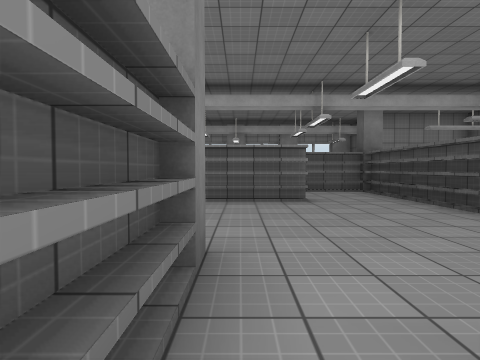
view 1 (above)

23 first-person views from a walk through a scene from a Unity 3-D project. The camera is 1.2 m above the floor, tilts 2° down and sees 75° across. Doors are open. The floor is counted in squares, 2 m on a side. Each view is taken from the middle of a square. On the plan, view 1 faces up. The plan holds only what a view shows up to about 9 squares ahead; the rest is blank. The player is left out. Some animated figures are not drawn. Some surface patterns are stand-ins.

view 2
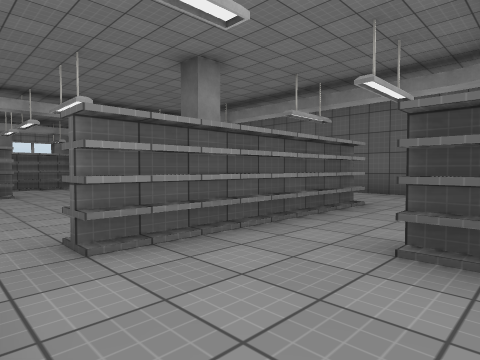

view 3
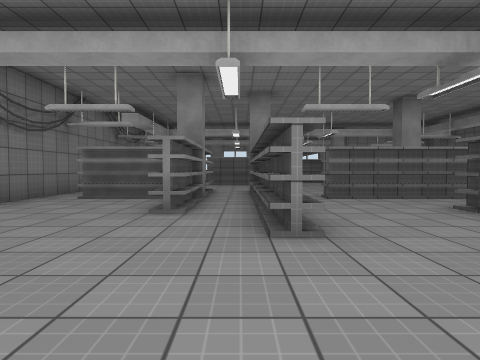

view 4
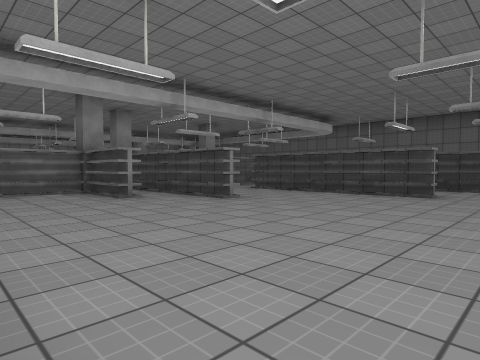

view 5
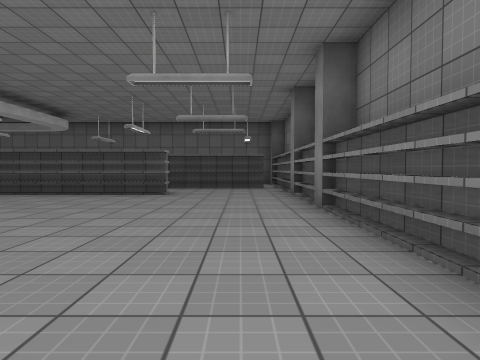

view 6
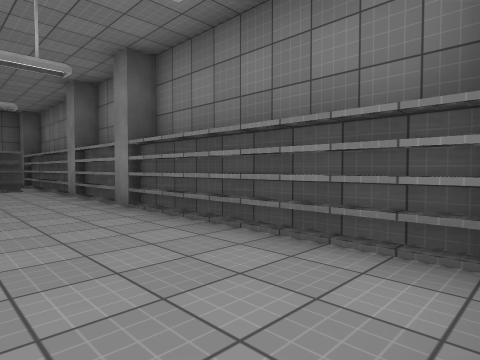

view 7
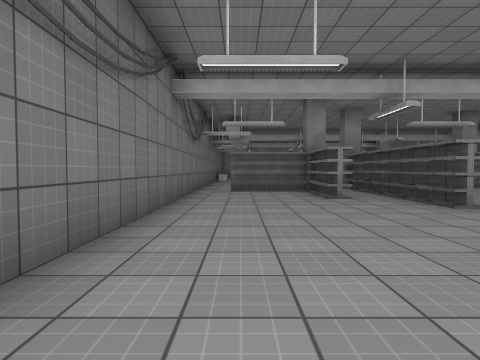

view 8
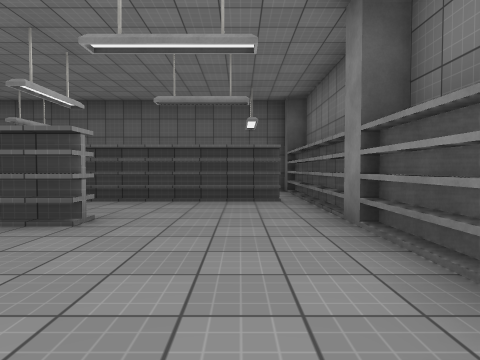

view 9
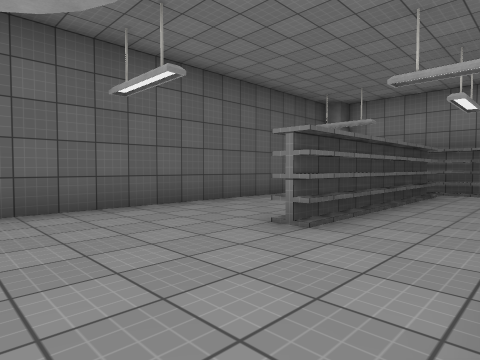

view 10
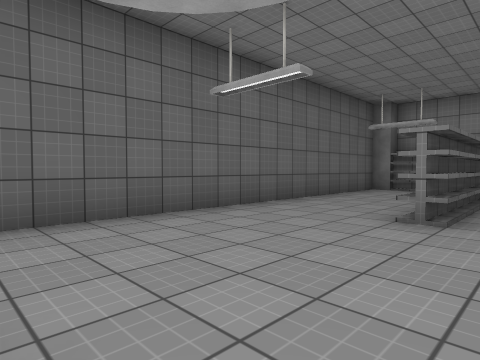

view 11
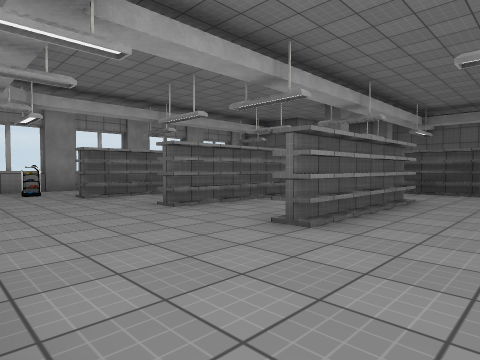

view 12
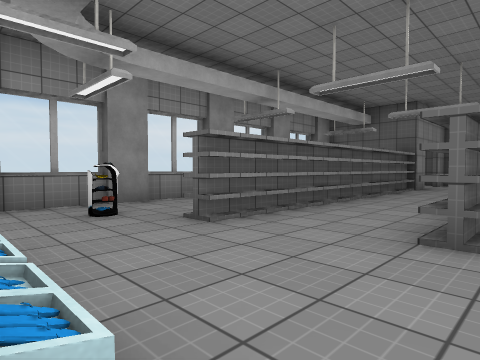

view 13
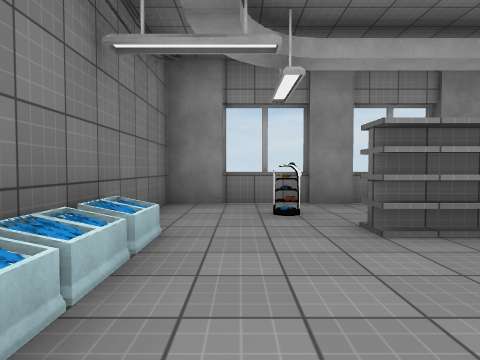

view 14
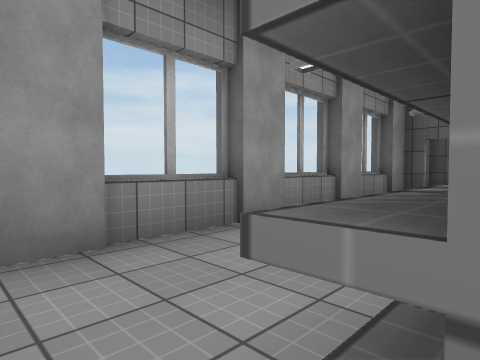

view 15
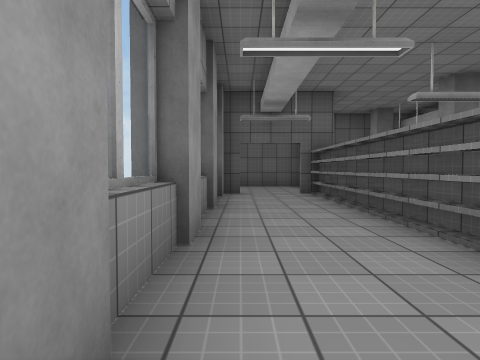

view 16
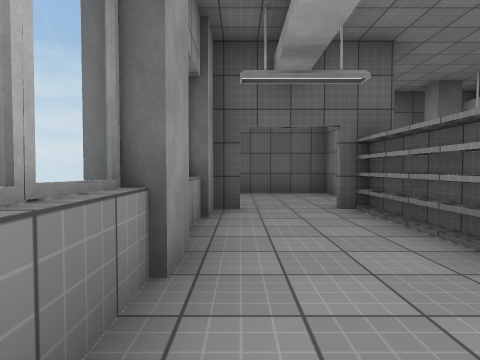

view 17
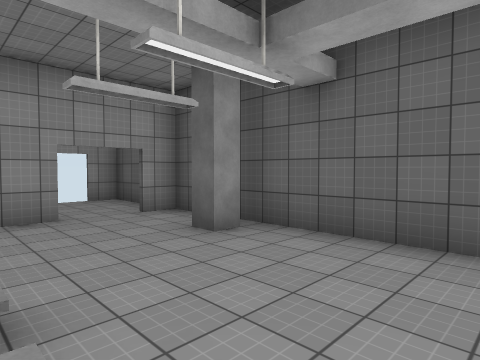

view 18
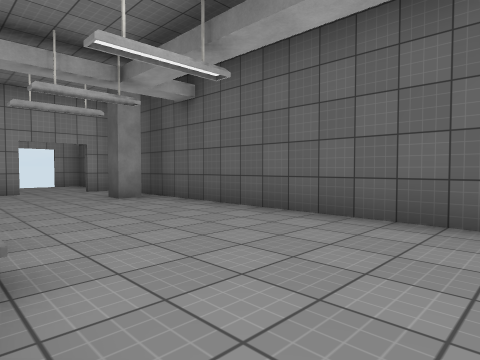

view 19
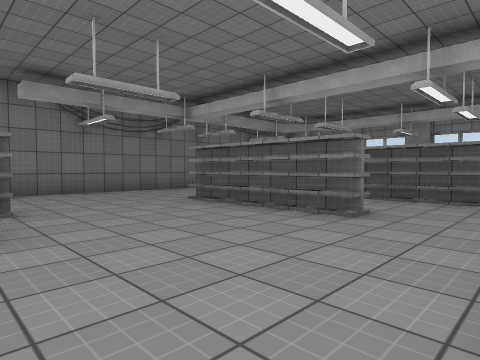

view 20
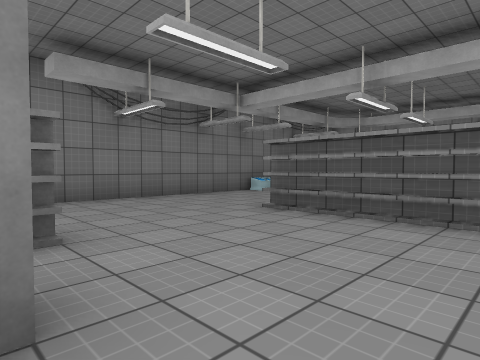

view 21
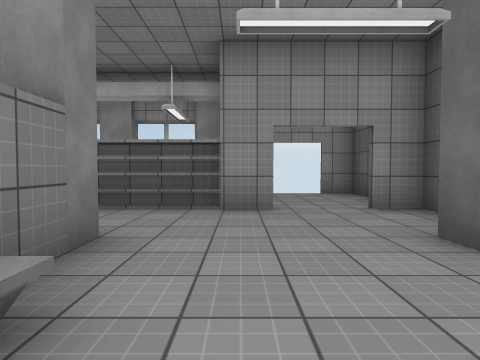

view 22
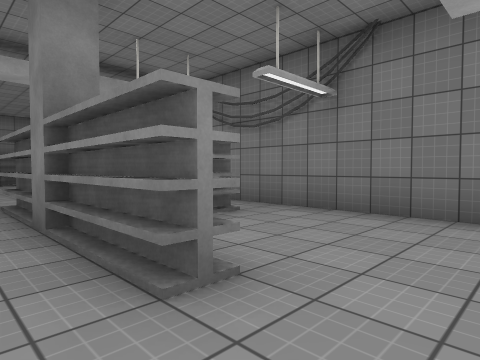

view 23
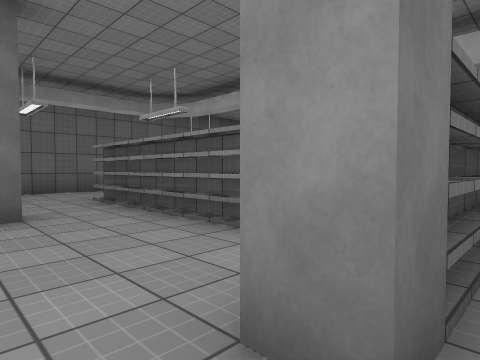

### Floor plan
Ten units are one square. View 1 is at (0, 0); x grows to the right and y downward. Boxes are objects, and circles mark ways between rooms. Rooms are numbered by the first view taken in them; rooms with no view inside come last. Other rooms are left out.
<svg viewBox="-60 -145 144 245">
<path fill="none" stroke="#000" d="M25 18 25 13M26 -2 9 -2 9 -8M26 -4 9 -4M23 35 23 13M25 35 25 23M-18 -6 -18 18M-8 33 -8 -22M-1 33 -5 33 -5 -10M-22 18 -22 -4M-18 18 -20 18 -20 -4 -42 -4M-48 93 46 93M6 95 22 95M-48 95 -2 95M25 63 25 35M28 63 23 63 23 35M-16 -2 -42 -2M32 95 45 95M-20 -3 -20 17M-52 -5 -52 65M47 88 47 76M49 89 49 74M49 74 49 38M47 76 47 38 52 38M53 -2 26 -2M53 -4 26 -4M46 93 78 93 78 -4M45 95 72 95M13 -62 13 -58 -22 -58 -22 -62M13 -60 -22 -60M-5 -110 48 -110M-8 -112 48 -112M-20 -28 -20 -8M-23 -28 -18 -28 -18 -6M33 -84 -22 -84M-8 -22 -2 -22 -2 -2M35 -45 35 -82M33 -41 33 -82 -22 -82 -22 -88M-4 -17 -4 -5M-1 -17 -8 -17M34 -107 -28 -107M35 -109 -27 -109 -27 -112M-5 -136 -20 -136M13 -7 35 -7M-27 -136 -44 -136M14 -5 36 -5M-42 -7 -36 -7M17 -136 5 -136M47 -130 47 -134 -52 -134 -52 -5M40 -136 30 -136M74 -82 68 -82 68 -88M38 -87 38 -75M56 -107 34 -107M48 -109 35 -109M79 -107 70 -107M35 -7 53 -7M78 -4 78 -111M36 -5 53 -5M70 -108 78 -108M78 -111 78 -136 70 -136"/>
<rect x="-55" y="-95" width="10" height="10" fill="#bbb"><title>other object</title></rect>
<rect x="-55" y="-115" width="10" height="10" fill="#bbb"><title>other object</title></rect>
<rect x="-35" y="-125" width="10" height="10" fill="#bbb"><title>other object</title></rect>
<circle cx="5" cy="25" r="3" fill="#2a7"/>
<circle cx="20" cy="5" r="3" fill="#2a7"/>
<circle cx="0" cy="-10" r="3" fill="#2a7"/>
<circle cx="35" cy="65" r="3" fill="#2a7"/>
<circle cx="50" cy="90" r="3" fill="#2a7"/>
<circle cx="-50" cy="-10" r="3" fill="#2a7"/>
<circle cx="65" cy="-10" r="3" fill="#2a7"/>
<circle cx="30" cy="-100" r="3" fill="#2a7"/>
<circle cx="30" cy="-20" r="3" fill="#2a7"/>
<circle cx="50" cy="-125" r="3" fill="#2a7"/>
<circle cx="65" cy="-110" r="3" fill="#2a7"/>
<text x="10" y="10">1</text>
<text x="-20" y="60">2</text>
<text x="60" y="40">3</text>
<text x="-10" y="-70">4</text>
<text x="60" y="-60">5</text>
<text x="60" y="-130">6</text>
</svg>
Room 1 opens to room 2. Room 1 opens to room 3. Room 1 opens to room 4. Room 2 opens to room 3. Room 2 opens to room 4. Room 3 opens to room 5. Room 4 opens to room 5. Room 4 opens to room 6. Room 5 opens to room 6.

Where each view was taken, in squares from view 1:
view 1: 0 up, 0 right, facing up
view 2: 2 down, 0 right, facing up-right
view 3: 6 down, 1 left, facing up
view 4: 8 down, 5 left, facing up-right
view 5: 8 down, 5 left, facing right
view 6: 7 down, 5 left, facing down-right
view 7: 8 down, 4 left, facing up
view 8: 8 down, 1 left, facing right
view 9: 1 down, 3 right, facing down-right
view 10: 0 up, 4 right, facing down-right
view 11: 4 up, 5 left, facing up-right
view 12: 8 up, 5 left, facing up-right
view 13: 8 up, 4 left, facing up
view 14: 11 up, 3 left, facing up-right
view 15: 13 up, 3 left, facing right
view 16: 13 up, 0 right, facing right
view 17: 5 up, 4 right, facing up-right
view 18: 2 up, 4 right, facing up-right
view 19: 2 up, 3 right, facing up-left
view 20: 2 up, 1 right, facing up-left
view 21: 6 up, 5 right, facing up
view 22: 4 up, 1 left, facing down-left
view 23: 3 up, 1 left, facing down-right
